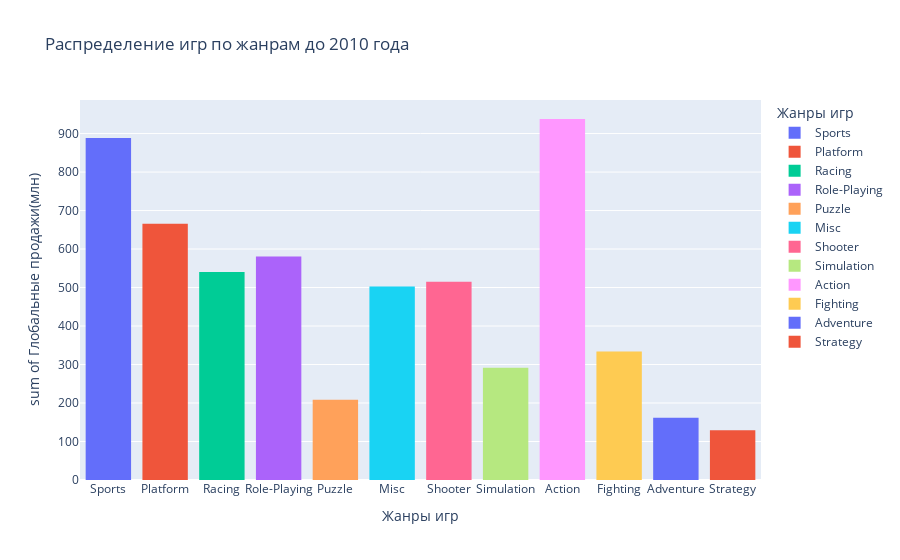

Here is the notebook cell this chart was saved with:
### Markdown cell above
Теперь посмотрим на распределение игр по жанрам

### Code cell
data_under2010 = data.query('year_of_release < 2010')
fig = px.histogram(
    data_under2010,
    x='genre',
    y='total_sales',
    labels={'genre':'Жанры игр','total_sales':'Глобальные продажи(млн)'},
    title='Распределение игр по жанрам до 2010 года',
    color='genre'
)
fig.show()

### Figure 1 — Plotly figure (JSON) as saved in the notebook; plotly's stock layout.template omitted (floating-point values rounded to 4 significant figures; data arrays with more than 128 entries replaced by an {"elided": "..."} marker saying what was removed)
{"data": [{"alignmentgroup": "True", "bingroup": "x", "histfunc": "sum", "hovertemplate": "Жанры игр=%{x}<br>sum of Глобальные продажи(млн)=%{y}<extra></extra>", "legendgroup": "Sports", "marker": {"color": "#636efa", "pattern": {"shape": ""}}, "name": "Sports", "offsetgroup": "Sports", "orientation": "v", "showlegend": true, "type": "histogram", "x": {"elided": "1731 str values"}, "xaxis": "x", "y": {"elided": "1731 float values"}, "yaxis": "y"}, {"alignmentgroup": "True", "bingroup": "x", "histfunc": "sum", "hovertemplate": "Жанры игр=%{x}<br>sum of Глобальные продажи(млн)=%{y}<extra></extra>", "legendgroup": "Platform", "marker": {"color": "#EF553B", "pattern": {"shape": ""}}, "name": "Platform", "offsetgroup": "Platform", "orientation": "v", "showlegend": true, "type": "histogram", "x": {"elided": "725 str values"}, "xaxis": "x", "y": {"elided": "725 float values"}, "yaxis": "y"}, {"alignmentgroup": "True", "bingroup": "x", "histfunc": "sum", "hovertemplate": "Жанры игр=%{x}<br>sum of Глобальные продажи(млн)=%{y}<extra></extra>", "legendgroup": "Racing", "marker": {"color": "#00cc96", "pattern": {"shape": ""}}, "name": "Racing", "offsetgroup": "Racing", "orientation": "v", "showlegend": true, "type": "histogram", "x": {"elided": "989 str values"}, "xaxis": "x", "y": {"elided": "989 float values"}, "yaxis": "y"}, {"alignmentgroup": "True", "bingroup": "x", "histfunc": "sum", "hovertemplate": "Жанры игр=%{x}<br>sum of Глобальные продажи(млн)=%{y}<extra></extra>", "legendgroup": "Role-Playing", "marker": {"color": "#ab63fa", "pattern": {"shape": ""}}, "name": "Role-Playing", "offsetgroup": "Role-Playing", "orientation": "v", "showlegend": true, "type": "histogram", "x": {"elided": "913 str values"}, "xaxis": "x", "y": {"elided": "913 float values"}, "yaxis": "y"}, {"alignmentgroup": "True", "bingroup": "x", "histfunc": "sum", "hovertemplate": "Жанры игр=%{x}<br>sum of Глобальные продажи(млн)=%{y}<extra></extra>", "legendgroup": "Puzzle", "marker": {"color": "#FFA15A", "pattern": {"shape": ""}}, "name": "Puzzle", "offsetgroup": "Puzzle", "orientation": "v", "showlegend": true, "type": "histogram", "x": {"elided": "455 str values"}, "xaxis": "x", "y": {"elided": "455 float values"}, "yaxis": "y"}, {"alignmentgroup": "True", "bingroup": "x", "histfunc": "sum", "hovertemplate": "Жанры игр=%{x}<br>sum of Глобальные продажи(млн)=%{y}<extra></extra>", "legendgroup": "Misc", "marker": {"color": "#19d3f3", "pattern": {"shape": ""}}, "name": "Misc", "offsetgroup": "Misc", "orientation": "v", "showlegend": true, "type": "histogram", "x": {"elided": "1145 str values"}, "xaxis": "x", "y": {"elided": "1145 float values"}, "yaxis": "y"}, {"alignmentgroup": "True", "bingroup": "x", "histfunc": "sum", "hovertemplate": "Жанры игр=%{x}<br>sum of Глобальные продажи(млн)=%{y}<extra></extra>", "legendgroup": "Shooter", "marker": {"color": "#FF6692", "pattern": {"shape": ""}}, "name": "Shooter", "offsetgroup": "Shooter", "orientation": "v", "showlegend": true, "type": "histogram", "x": {"elided": "886 str values"}, "xaxis": "x", "y": {"elided": "886 float values"}, "yaxis": "y"}, {"alignmentgroup": "True", "bingroup": "x", "histfunc": "sum", "hovertemplate": "Жанры игр=%{x}<br>sum of Глобальные продажи(млн)=%{y}<extra></extra>", "legendgroup": "Simulation", "marker": {"color": "#B6E880", "pattern": {"shape": ""}}, "name": "Simulation", "offsetgroup": "Simulation", "orientation": "v", "showlegend": true, "type": "histogram", "x": {"elided": "640 str values"}, "xaxis": "x", "y": {"elided": "640 float values"}, "yaxis": "y"}, {"alignmentgroup": "True", "bingroup": "x", "histfunc": "sum", "hovertemplate": "Жанры игр=%{x}<br>sum of Глобальные продажи(млн)=%{y}<extra></extra>", "legendgroup": "Action", "marker": {"color": "#FF97FF", "pattern": {"shape": ""}}, "name": "Action", "offsetgroup": "Action", "orientation": "v", "showlegend": true, "type": "histogram", "x": {"elided": "1812 str values"}, "xaxis": "x", "y": {"elided": "1812 float values"}, "yaxis": "y"}, {"alignmentgroup": "True", "bingroup": "x", "histfunc": "sum", "hovertemplate": "Жанры игр=%{x}<br>sum of Глобальные продажи(млн)=%{y}<extra></extra>", "legendgroup": "Fighting", "marker": {"color": "#FECB52", "pattern": {"shape": ""}}, "name": "Fighting", "offsetgroup": "Fighting", "orientation": "v", "showlegend": true, "type": "histogram", "x": {"elided": "638 str values"}, "xaxis": "x", "y": {"elided": "638 float values"}, "yaxis": "y"}, {"alignmentgroup": "True", "bingroup": "x", "histfunc": "sum", "hovertemplate": "Жанры игр=%{x}<br>sum of Глобальные продажи(млн)=%{y}<extra></extra>", "legendgroup": "Adventure", "marker": {"color": "#636efa", "pattern": {"shape": ""}}, "name": "Adventure", "offsetgroup": "Adventure", "orientation": "v", "showlegend": true, "type": "histogram", "x": {"elided": "730 str values"}, "xaxis": "x", "y": {"elided": "730 float values"}, "yaxis": "y"}, {"alignmentgroup": "True", "bingroup": "x", "histfunc": "sum", "hovertemplate": "Жанры игр=%{x}<br>sum of Глобальные продажи(млн)=%{y}<extra></extra>", "legendgroup": "Strategy", "marker": {"color": "#EF553B", "pattern": {"shape": ""}}, "name": "Strategy", "offsetgroup": "Strategy", "orientation": "v", "showlegend": true, "type": "histogram", "x": {"elided": "503 str values"}, "xaxis": "x", "y": {"elided": "503 float values"}, "yaxis": "y"}], "layout": {"barmode": "relative", "legend": {"title": {"text": "Жанры игр"}, "tracegroupgap": 0}, "title": {"text": "Распределение игр по жанрам до 2010 года"}, "xaxis": {"anchor": "y", "categoryarray": ["Sports", "Platform", "Racing", "Role-Playing", "Puzzle", "Misc", "Shooter", "Simulation", "Action", "Fighting", "Adventure", "Strategy"], "categoryorder": "array", "domain": [0, 1], "title": {"text": "Жанры игр"}}, "yaxis": {"anchor": "x", "domain": [0, 1], "title": {"text": "sum of Глобальные продажи(млн)"}}}}
